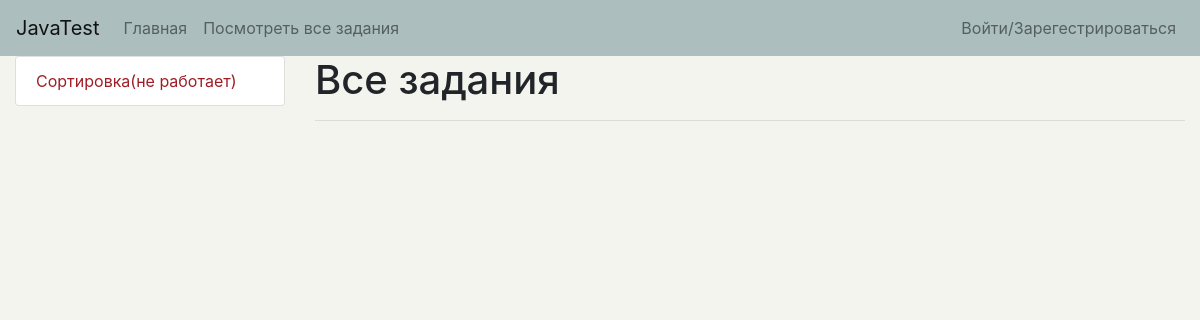
The page /test_system/ on the database as committed earlier.
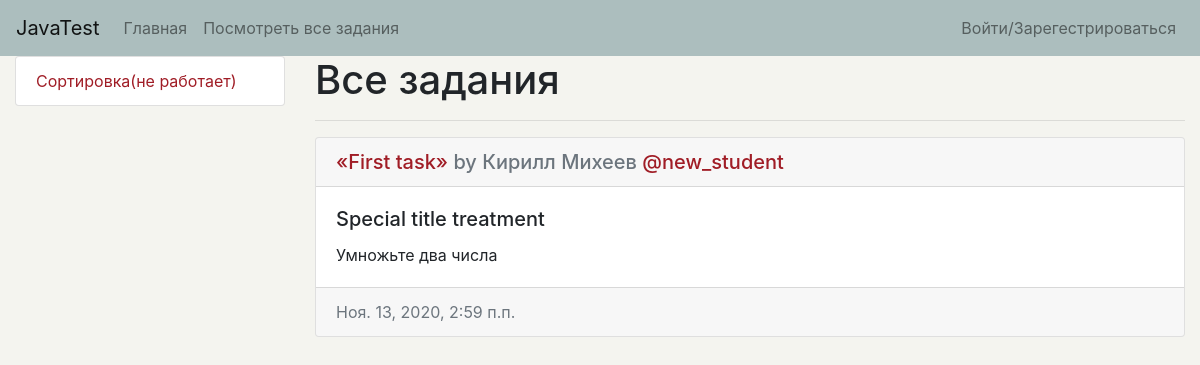
The same page on the database as committed later.
### testing_system/models.py (models this page shows, shortened)
class Task(models.Model):
    title = models.CharField(max_length=100, verbose_name='Название задания',
                             help_text='Название задания')                                                              # Добавить уникальность
    task_text = models.TextField(max_length=1000, db_index=True, verbose_name='Описание самого задания',
                                 help_text='Текст задания')
    date_publish = models.DateTimeField(auto_now_add=True, db_index=True, verbose_name='Дата создания задания')
    required_form = models.TextField(max_length=1000, db_index=True, verbose_name='Шаблон класса, который задал учител',
                                     help_text='Шаблон формы учителя')
    teacher = models.ForeignKey(Teacher, null=True, on_delete=models.CASCADE, verbose_name='Учитель, который приудмал это задание')
    def get_absolute_url(self):
        return reverse('testing_system:detail_url', args=[self.pk])
    class Meta:
        verbose_name = "Задание"
        verbose_name_plural = "Задания"
        ordering = ['-date_publish']

### main/models.py (models this page shows, shortened)
class Student(AbstractUser):
    is_activated = models.BooleanField(default=True, db_index=True, verbose_name='Прошел активацию?')
    class Meta(AbstractUser.Meta):
        verbose_name = 'Студент'
        verbose_name_plural = 'Студенты'

### testing_system/views.py (the view)
# urls.py: path('', index, name='index_url'),
def index(request):
    tasks = Task.objects.all()
    return render(request,
                  'testing_system/index.html',
                  context={
                      'tasks': tasks,
                  })

### testing_system/templates/testing_system/index.html (shortened to what this page needs)
{% extends 'layout/basic.html' %}
{% block sidebar %}
    <li class="list-group-item"><a href="{% url 'main:index_url' %}">Сортировка(не работает)</a></li>
{% endblock %}
{% block content %}
    <h1>Все задания</h1>
    <hr>
    {% include 'includes/task_crads.html' %}
{% endblock %}

### templates/includes/task_crads.html
{% for task in tasks %}
    <div class="card">
        <h5 class="card-header">
            <a class="" href="{{ task.get_absolute_url }}"><q>{{ task.title }}</q></a>
            <span class="text-muted"> by {{ task.teacher.first_name }}</span>
            <span class="text-muted"> {{ task.teacher.last_name }}</span>
            <span style="color: #A01D26;"> @{{ task.teacher.username }}</span>
        </h5>
        <div class="card-body">
            <h5 class="card-title">Special title treatment</h5>
            <p class="card-text">{{ task.task_text }}</p>
        </div>
        <div class="card-footer text-muted">
            {{ task.date_publish }}
        </div>
    </div>
    <br>
{% endfor %}

Rows that differ between the two databases and show on the page:
added Task: title "First task", teacher.first_name "Кирилл", teacher.last_name "Михеев", teacher.username "new_student", task_text "Умножьте два числа", date_publish "Ноя. 13, 2020, 2:59 п.п."
